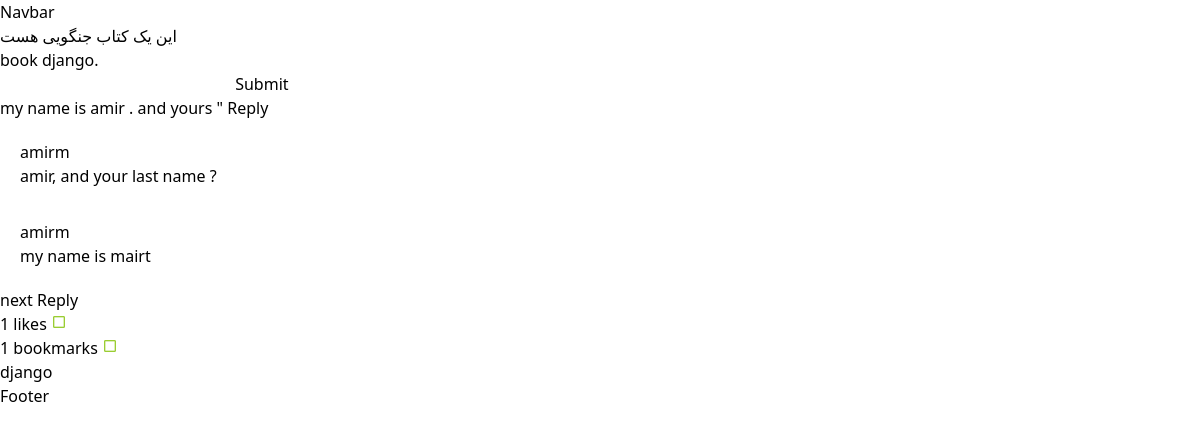
The app's page /books/book/1/django-book with its own data.
### books/models.py (models this page shows, shortened)
class BooksBaseModel(models.Model):
    updated = models.DateTimeField(auto_now_add=True, verbose_name='کی اپدیت شده ؟')
    created = models.DateTimeField(auto_now=True, verbose_name='کی ساخته شده ؟')
    is_active = models.BooleanField(default=True, verbose_name='فعال')
    class Meta:
        abstract = True

class Book(BooksBaseModel):
    STATUS_CHOICES = (
        ('d', 'پیش نویس'),
        ('p', "منتشر شده"),
    )
    user = models.ForeignKey(User, on_delete=models.CASCADE, related_name='books', verbose_name='کاربر')
    name_en = models.CharField(max_length=300, verbose_name='نام به انگلیسی')
    name_fa = models.CharField(max_length=300, verbose_name='نام به فارسی')
    category = models.ManyToManyField(Category, related_name='categories', verbose_name='دسته بندی')
    slug = models.SlugField(max_length=250, unique=True, verbose_name='شناسه')
    content = RichTextField(verbose_name='توضحیات')
    preview = models.CharField(max_length=500, default='', verbose_name='پیش نمایش')
    cover = models.ImageField(
        upload_to='media/book/', validators=[validate_cover], verbose_name='عکس')
    likes = models.ManyToManyField(
        User, blank=True, related_name='book_like', verbose_name='لایک ها')
    vpn = models.BooleanField(default=False, verbose_name='آیا نیاز به vpn دارد ؟')
    comments = GenericRelation(Comment, content_type_field='parent_content_type', object_id_field='parent_object_id') # IDK why this is here ?!?
    bookmarks = GenericRelation(Bookmark, content_type_field='parent_content_type', object_id_field='parent_object_id') # IDK why this is here ?!?
    objects = models.Manager()
    active = ActiveManager()
    tags = TaggableManager()
    class Meta:
        ordering = ['-id']
        verbose_name = "کتاب"
        verbose_name_plural = "کتاب ها"

### core/models.py (models this page shows, shortened)
class CoreBaseModel(models.Model):
    updated = models.DateTimeField(auto_now_add=True)
    created = models.DateTimeField(auto_now=True)
    is_active = models.BooleanField(default=False)
    class Meta:
        abstract = True

class Comment(CoreBaseModel):
    ARTICLE = 'article'
    BOOK = 'book'
    TYPE_CHOICES = (
        (ARTICLE, 'Article'),
        (BOOK, 'Book'),
    )
    user = models.ForeignKey(
        User, on_delete=models.CASCADE, related_name='comments')
    body = models.CharField(max_length=400, default='')
    parent_object_id = models.IntegerField(default=1)
    parent_content_type = models.ForeignKey(
        ContentType,
        on_delete=models.PROTECT,
    )
    parent = GenericForeignKey(
        'parent_content_type',
        'parent_object_id',
    )
    objects = models.Manager()
    active = ActiveManager()
    def is_comment_active(self):
        if self.is_active:
            return True
        else:
            return False
    is_comment_active.boolean = True

class Reply(CoreBaseModel):
    user = models.ForeignKey(
        User, on_delete=models.CASCADE, related_name="replies")
    comment = models.ForeignKey(
        Comment, on_delete=models.CASCADE, related_name="replies")
    body = models.TextField(max_length=400)

class Category(CoreBaseModel, MPTTModel):
    name = models.CharField(max_length=250)
    slug = models.SlugField()
    parent = TreeForeignKey(
        'self',
        blank=True,
        null=True,
        related_name='child',
        on_delete=models.CASCADE
    )
    objects = models.Manager()
    active = ActiveManager()
    class Meta:
        unique_together = ('slug', 'parent',)
        verbose_name = 'دسته بندی'
        verbose_name_plural = 'دسته بندی ها'
    def is_category_active(self):
        if self.is_active:
            return True
        else:
            return False
    is_category_active.boolean = True

### accounts/models.py (models this page shows)
class User(AbstractUser):
    pass

### books/views.py (the view)
# urls.py: path('book/<int:id>/<str:slug>', views.BookDetail.as_view(), name='detail'),
class BookDetail(View):
    template_name = 'books/book_detail.html'
    def get(self, request, id, slug):
        book = get_object_or_404(Book, slug=slug, pk=id)
        return render(request, self.template_name, context={'book': book})

### books/templates/books/book_detail.html (shortened to what this page needs)
{% extends 'base.html' %}
{% block content %}
    {{book.content|safe}}
    {% for tag in book.tags.all %}
        {{ tag }}
    {% endfor %}
    <form method="post" hx-post="{% url 'core:comment-create' %}" hx-vals='{"id":{{book.id}}, "type": "book"}'>
        <input type="text" name="text">
        <button type="submit">Submit</button>
    </form>
    {% for comment in book.comments.all %}
          <div>
        {{comment.body}}
        <button onclick="replycheck()">Reply</button>
        {% with replies=comment.replies.all %}
            {% for reply in replies %}
                <p class="bg-primary p-3 m-2">{{ reply.user }} <br/> {{ reply.body }}</p>
            {% endfor %}
        {% endwith %}
        </div>
    {% endfor %}
        <div>
            {% include "books/partials/like.html" %}
        </div>
        <div>
            {% include "books/partials/bookmark.html" %}
        </div>
    {% for cat in book.category.all %}
        {{cat.name}}
    {% endfor %}
{% endblock content %}

### books/templates/books/partials/like.html
<div class="list-group list-group-horizontal btn-group" id="likesarea" role="group">
    <p>{{ book.likes.count }} likes
        <button hx-post="{% url 'books:like' book.id %}" id="like-button"
          hx-target="#likesarea" hx-swap="outerHTML">
          {% if request.user in book.likes.all %}
            <i class="material-icons" style="font-size:16px;color:green;">check_box</i>
          {% else %}
          <i class="material-icons" style="font-size:16px;color:yellowgreen;">check_box_outline_blank</i>
          {% endif %}
        </button>
    </p>
</div>

### books/templates/books/partials/bookmark.html
<div class="list-group list-group-horizontal btn-group" id="bookmarksarea" role="group">
    <p>{{ book.bookmarks.count }} bookmarks
        <button hx-post="{% url 'core:bookmark-create' %}" hx-vals='{"id":{{book.id}}, "type": "book"}' id="book-button"
          hx-target="#bookmarksarea" hx-swap="outerHTML">
          {% if request.user in book.bookmarks.all %}
            <i class="material-icons" style="font-size:16px;color:green;">check_box</i>
          {% else %}
          <i class="material-icons" style="font-size:16px;color:yellowgreen;">check_box_outline_blank</i>
          {% endif %}
        </button>
    </p>
</div>

### books/templates/books/book_detail.html (style rules this page uses)
button { background-color: red; border-radius: 4px; padding: 2px; }

### records on screen
Book: content "این یک کتاب جنگویی هست", likes.count "1", bookmarks.count "1"
Tag: name "book"
Tag: name "django."
Comment: body "my name is amir . and yours \""
Reply: user "amirm", body "amir, and your last name ?"
Reply: user "amirm", body "my name is mairt"
Comment: body "next"
Category: name "django"
